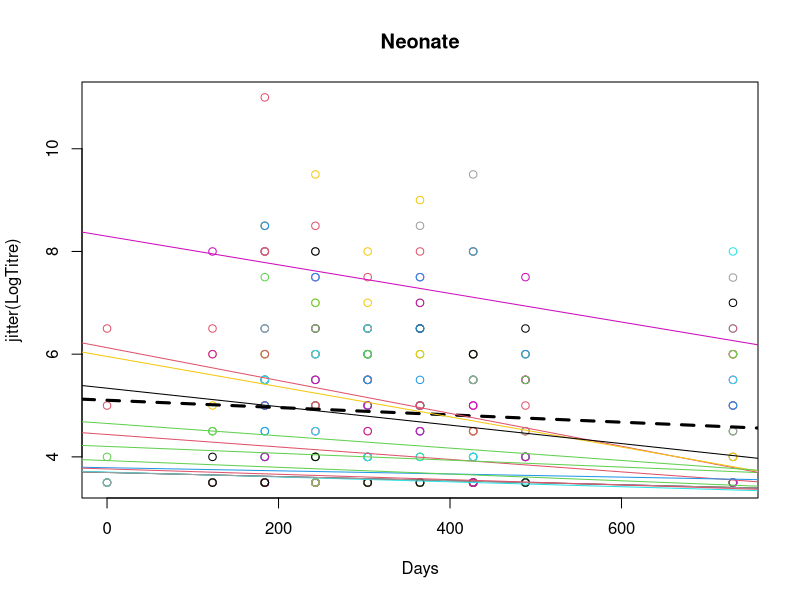
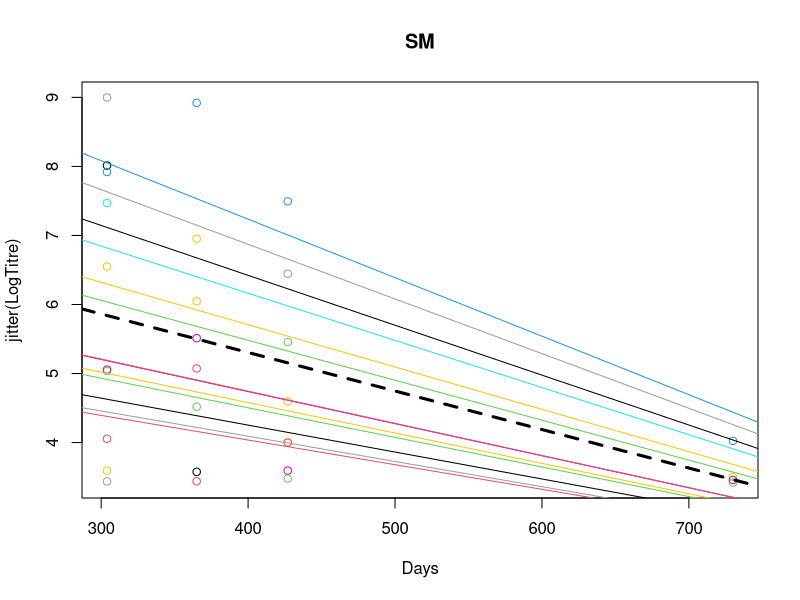

Reproduce these figures in R, in order. (Note: this script raises an error after producing the figures.)

######################################################
# captive bat sera anti-LBV analysis ALL POSITIVE ####
######################################################

## clear environment and load package
rm(list=ls())
library(lme4)

## get data and check first few rows
captive=read.csv("Captive_sero_Jul2011.csv", header=T) 
head(captive) 

## rename codes in Age column
levels(captive$Age) <- list(B="Neonate", A="SM", JUV="Juv",SI="SI")
captive$Age = factor(captive$Age,labels=c("Neonate","SM","Juvenile","SIM"))
#is.factor(captive$Age)

summary(captive)

## omit NAs
captive1=na.omit(captive)

## from now on, work within the captive1 data frame
attach(captive1)
#names(captive1)

## various linear models
# linear model of logTitre against Days, with different fits for each Age group
per_group_model <- lmList(LogTitre ~ Days|Age, 
                          data=captive1)
# linear model of logtitre against Days, Age, and the interaction between Days and Age
overall_model <- lm(LogTitre ~ -1 + Days*Age, 
                    data=captive1)

# linear model of logtitre against days, with random effects from ID (only for Neonates)
# get coefficients from this model
per_group_model_ranef <- lmer(LogTitre ~ Days + (Days | ID), 
                              data=captive1, subset=Age=="Neonate")
pg_coef.Neonate <- coef(per_group_model_ranef)$ID
# linear model of average for whole Neonate group
per_group_model.Neonate <- lm(LogTitre ~ Days, data=captive1, subset=Age=="Neonate")

## plot logTitre against Days, draw linear models for each indvidual (color coded) 
## and the group as a whole (black and dashed)
par(mfrow=c(1, 1))
plot(jitter(LogTitre) ~ Days, data=subset(captive1, Age=="Neonate"), 
     col=ID, main="Neonate")
abline(per_group_model.Neonate, col='black', lwd=3, lty=2)

for (i in 1:13)
{
  abline(pg_coef.Neonate[i,1], pg_coef.Neonate[i,2], col=rownames(pg_coef.Neonate)[i])
}

## Do the same for SM
# individual lms
per_group_model_ranef <- lmer(LogTitre ~ Days + (Days | ID), 
                              data=captive1, subset=Age=="SM")
pg_coef.SM <- coef(per_group_model_ranef)$ID

# average lm
per_group_model.SM <- lm(LogTitre ~ Days, data=captive1, subset=Age=="SM")

# plot 
par(mfrow=c(1, 1))
plot(jitter(LogTitre) ~ Days, data=subset(captive1, Age=="SM"), 
     col=ID, main="SM")
abline(per_group_model.SM, col='black', lwd=3, lty=2)
for (i in 1:57)
{
  abline(pg_coef.SM[i,1], pg_coef.SM[i,2], col=rownames(pg_coef.SM)[i])
}

## Do the same for Juvenile
# individual lms
per_group_model_ranef <- lmer(LogTitre ~ Days + (Days | ID), 
                              data=captive1, subset=Age=="Juvenile")
pg_coef.Juvenile <- coef(per_group_model_ranef)$ID

# average lm
per_group_model.Juvenile <- lm(LogTitre ~ Days, data=captive1, subset=Age=="Juvenile")

# plot 
par(mfrow=c(1, 1))
plot(jitter(LogTitre) ~ Days, data=subset(captive1, Age=="Juvenile"), 
     col=ID, main="Juvenile")
abline(per_group_model.Juvenile, col='black', lwd=3, lty=2)
for (i in 1:8)
{
  abline(pg_coef.Juvenile[i,1], pg_coef.Juvenile[i,2], col=rownames(pg_coef.Juvenile)[i])
}

## Do the same for SIM
# individual lms
per_group_model_ranef <- lmer(LogTitre ~ Days + (Days | ID), 
                              data=captive1, subset=Age=="SIM")
pg_coef.SIM <- coef(per_group_model_ranef)$ID

# average lm
per_group_model.SIM <- lm(LogTitre ~ Days, data=captive1, subset=Age=="SIM")

# plot 
par(mfrow=c(1, 1))
plot(jitter(LogTitre) ~ Days, data=subset(captive1, Age=="SIM"), 
     col=ID, main="SIM")
abline(per_group_model.SIM, col='black', lwd=3, lty=2)
for (i in 1:11)
{
  abline(pg_coef.SIM[i,1], pg_coef.SIM[i,2], col=rownames(pg_coef.SIM)[i])
}
detach(captive1)
################
### Simulated clustered population

## define parameters
sd_ind   <- 0.1
sd_grp   <- 0.5
ovr_mean <- 5
num_ind  <- 10
meas_per_ind <- 10
ind_mean <- rnorm(num_ind, mean=ovr_mean, sd=sd_grp)

## create matrix with values
ind_val  <- matrix(0,num_ind,meas_per_ind)
for (i in 1:num_ind)
{
  ind_val[i,] <- rnorm(meas_per_ind, mean=ind_mean[i], sd=sd_ind)
}

## turn matrix into a data.frame and sort by id
x <- data.frame(id=rep(1:num_ind, meas_per_ind), 
                grp=rep(rep(c("A", "B"), each=num_ind/2), meas_per_ind), 
                val=as.vector(ind_val))
x <- x[order(x$id),]

## various linear models
#linear model of values against group with random effects from id
summary(lmer(val ~ grp + (1|id), data=x))
# linear model of values against group
summary(lm(val ~ grp, data=x))
